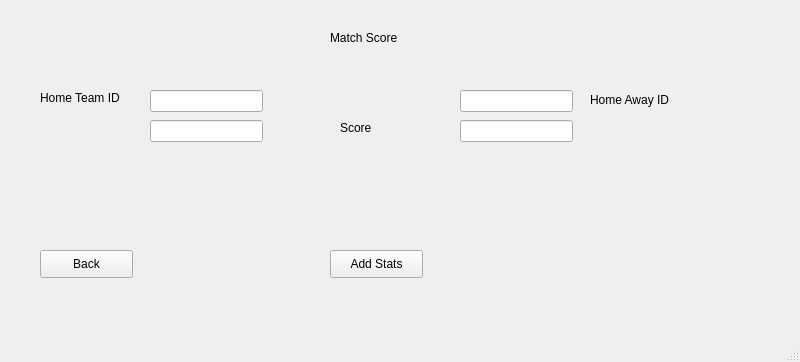
<?xml version="1.0" encoding="UTF-8"?>
<ui version="4.0">
 <class>MainWindow</class>
 <widget class="QMainWindow" name="MainWindow">
  <property name="geometry">
   <rect>
    <x>0</x>
    <y>0</y>
    <width>800</width>
    <height>362</height>
   </rect>
  </property>
  <property name="windowTitle">
   <string>MainWindow</string>
  </property>
  <widget class="QWidget" name="centralwidget">
   <widget class="QLabel" name="label">
    <property name="geometry">
     <rect>
      <x>40</x>
      <y>90</y>
      <width>91</width>
      <height>16</height>
     </rect>
    </property>
    <property name="text">
     <string>Home Team ID</string>
    </property>
   </widget>
   <widget class="QLabel" name="label_2">
    <property name="geometry">
     <rect>
      <x>590</x>
      <y>90</y>
      <width>91</width>
      <height>20</height>
     </rect>
    </property>
    <property name="text">
     <string>Home Away ID</string>
    </property>
   </widget>
   <widget class="QLabel" name="label_4">
    <property name="geometry">
     <rect>
      <x>340</x>
      <y>120</y>
      <width>55</width>
      <height>16</height>
     </rect>
    </property>
    <property name="text">
     <string>Score</string>
    </property>
   </widget>
   <widget class="QLineEdit" name="lineEdit">
    <property name="geometry">
     <rect>
      <x>150</x>
      <y>90</y>
      <width>113</width>
      <height>22</height>
     </rect>
    </property>
   </widget>
   <widget class="QLineEdit" name="lineEdit_2">
    <property name="geometry">
     <rect>
      <x>150</x>
      <y>120</y>
      <width>113</width>
      <height>22</height>
     </rect>
    </property>
   </widget>
   <widget class="QLineEdit" name="lineEdit_3">
    <property name="geometry">
     <rect>
      <x>460</x>
      <y>90</y>
      <width>113</width>
      <height>22</height>
     </rect>
    </property>
   </widget>
   <widget class="QLineEdit" name="lineEdit_4">
    <property name="geometry">
     <rect>
      <x>460</x>
      <y>120</y>
      <width>113</width>
      <height>22</height>
     </rect>
    </property>
   </widget>
   <widget class="QPushButton" name="pushButton_2">
    <property name="geometry">
     <rect>
      <x>40</x>
      <y>250</y>
      <width>93</width>
      <height>28</height>
     </rect>
    </property>
    <property name="text">
     <string>Back</string>
    </property>
   </widget>
   <widget class="QPushButton" name="pushButton_3">
    <property name="geometry">
     <rect>
      <x>330</x>
      <y>250</y>
      <width>93</width>
      <height>28</height>
     </rect>
    </property>
    <property name="text">
     <string>Add Stats</string>
    </property>
   </widget>
   <widget class="QLabel" name="label_3">
    <property name="geometry">
     <rect>
      <x>330</x>
      <y>30</y>
      <width>91</width>
      <height>16</height>
     </rect>
    </property>
    <property name="text">
     <string>Match Score</string>
    </property>
   </widget>
  </widget>
  <widget class="QMenuBar" name="menubar">
   <property name="geometry">
    <rect>
     <x>0</x>
     <y>0</y>
     <width>800</width>
     <height>26</height>
    </rect>
   </property>
  </widget>
  <widget class="QStatusBar" name="statusbar"/>
 </widget>
 <resources/>
 <connections/>
</ui>
